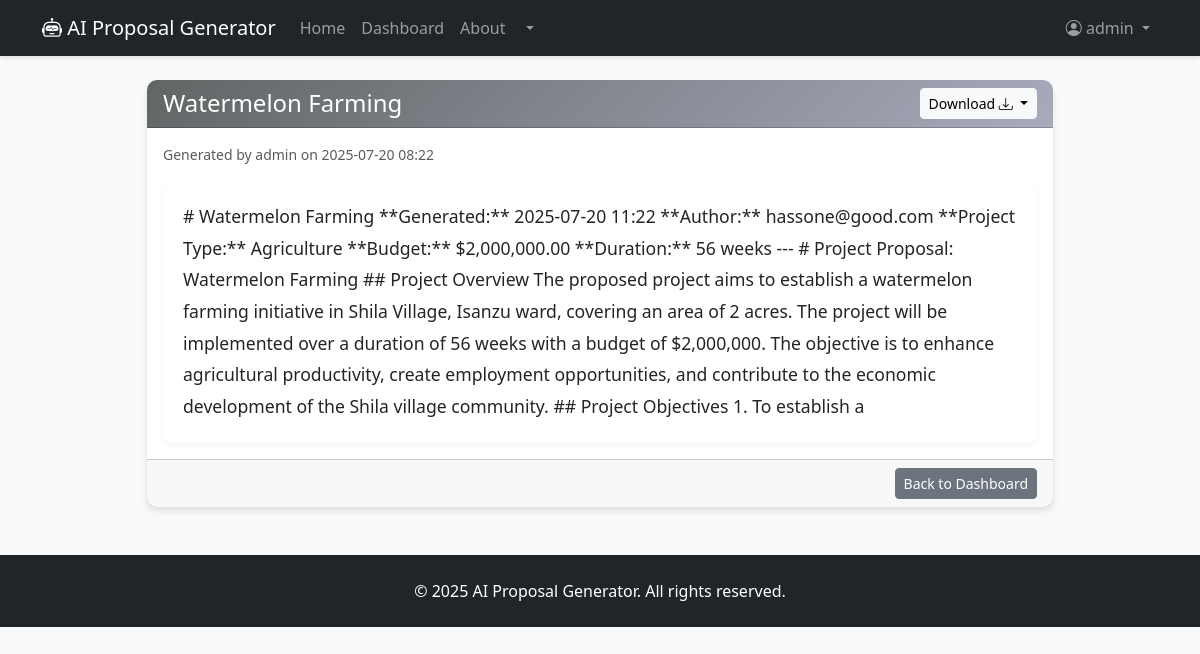
Page /proposal/8 (signed in) on the committed database.
### app/models.py (models this page shows, shortened)
class User(db.Model, UserMixin):
    id = db.Column(db.Integer, primary_key=True)
    username = db.Column(db.String(20), unique=True, nullable=False)
    email = db.Column(db.String(120), unique=True, nullable=False)
    password_hash = db.Column(db.String(128))
    proposals = db.relationship('Proposal', backref='author', lazy=True)

class Proposal(db.Model):
    id = db.Column(db.Integer, primary_key=True)
    title = db.Column(db.String(100), nullable=False)
    content = db.Column(db.Text, nullable=False)
    project_type = db.Column(db.String(50))
    generated_at = db.Column(db.DateTime, nullable=False, default=datetime.utcnow)
    user_id = db.Column(db.Integer, db.ForeignKey('user.id'), nullable=False)

### app/main/routes.py (the view)
@main_bp.route('/proposal/<int:proposal_id>')
@login_required
def view_proposal(proposal_id):
    proposal = Proposal.query.get_or_404(proposal_id)
    if proposal.user_id != current_user.id:
        flash('You are not authorized to view this proposal.', 'danger')
        return redirect(url_for('main.dashboard'))
    return render_template('main/proposal.html', proposal=proposal, datetime=datetime)

### app/models.py (called while the page is built)
@login_manager.user_loader
def load_user(user_id):
    return User.query.get(int(user_id))

### app/templates/main/proposal.html (shortened to what this page needs)
{% extends "main/base.html" %}
{% block content %}
<div class="container mt-4">
    <div class="row justify-content-center">
        <div class="col-lg-10">
            <div class="card">
                <div class="card-header d-flex justify-content-between align-items-center">
                    <h4 class="mb-0 text-white">{{ proposal.title }}</h4>
                    <div class="btn-group" role="group" aria-label="Download options">
                        <button type="button" class="btn btn-light btn-sm dropdown-toggle" data-bs-toggle="dropdown" aria-expanded="false">
                            Download <i class="bi bi-download"></i>
                        </button>
                    </div>
                </div>
                <div class="card-body">
                    <small class="text-muted d-block mb-3">Generated by {{ proposal.author.username }} on {{ moment(proposal.generated_at).format('YYYY-MM-DD HH:mm') }}</small>
                    <div class="proposal-content">
                        {{ proposal.content | safe }}
                    </div>
                </div>
                <div class="card-footer text-end">
                    <a href="{{ url_for('main.dashboard') }}" class="btn btn-secondary btn-sm">Back to Dashboard</a>
                </div>
            </div>
        </div>
    </div>
</div>
{% endblock %}

### app/templates/main/base.html (shortened to what this page needs)
<!DOCTYPE html>
<html lang="en">
<head>
    <link href="https://cdn.jsdelivr.net/npm/bootstrap@5.3.0/dist/css/bootstrap.min.css" rel="stylesheet">
    <link rel="stylesheet" href="https://cdn.jsdelivr.net/npm/bootstrap-icons@1.10.0/font/bootstrap-icons.css">
    <link rel="stylesheet" href="{{ url_for('static', filename='css/style.css') }}">
</head>
<body>
    <nav class="navbar navbar-expand-lg navbar-dark bg-dark mb-4">
        <div class="container">
            <a class="navbar-brand" href="{{ url_for('main.index') }}">
                <i class="bi bi-robot"></i> AI Proposal Generator
            </a>
            <div class="collapse navbar-collapse" id="navbarNav">
                <ul class="navbar-nav me-auto">
                    <li class="nav-item">
                        <a class="nav-link" href="{{ url_for('main.index') }}">Home</a>
                    </li>
                    <li class="nav-item">
                        <a class="nav-link" href="{{ url_for('main.dashboard') }}">Dashboard</a>
                    </li>
                    <li class="nav-item">
                        <a class="nav-link" href="{{ url_for('main.about') }}">About</a>
                    </li>
                    <li class="nav-item dropdown">
                        <a class="nav-link dropdown-toggle" href="#" data-bs-toggle="dropdown">
                        </a>
                    </li>
                </ul>
                <ul class="navbar-nav">
                    {% if current_user.is_authenticated %}
                    <li class="nav-item dropdown">
                        <a class="nav-link dropdown-toggle" href="#" id="navbarDropdown" role="button" data-bs-toggle="dropdown" aria-expanded="false">
                            <i class="bi bi-person-circle"></i> {{ current_user.username }}
                        </a>
                    </li>
                    {% endif %}
                </ul>
            </div>
        </div>
    </nav>
    <main class="container mb-5">
        {% block content %}{% endblock %}
    </main>
    <footer class="bg-dark text-white py-4 mt-5">
        <div class="container text-center">
            <p class="mb-0">&copy; {{ now.year }} AI Proposal Generator. All rights reserved.</p>
        </div>
    </footer>
</body>
</html>

### app/static/CSS/style.css (style rules this page uses)
body { font-family: 'Segoe UI', Tahoma, Geneva, Verdana, sans-serif; background-color: #f8f9fa; color: #212529; }
.navbar { box-shadow: 0 2px 4px rgba(0,0,0,.1); }
.card { border: none; border-radius: 10px; box-shadow: 0 4px 6px rgba(0,0,0,.1); transition: transform 0.3s ease; }
.card-header { border-radius: 10px 10px 0 0 !important; background: linear-gradient(135deg, #616565 0%, #a7abbc 100%); //background: linear-gradient(135deg, #667eea 0%, #764ba2 100%); color: white; }
.proposal-content { line-height: 1.8; font-size: 1.1rem; padding: 20px; background-color: #ffffff; border-radius: 8px; box-shadow: 0 2px 4px rgba(0,0,0,.05); }

### rows in the picture
User: username "admin", author.username "admin"
Proposal: title "Watermelon Farming", generated_at "2025-07-20 08:22", content "# Watermelon Farming **Generated:** 2025-07-20 11:22 **Author:** hassone@good.com **Project Type:** Agriculture **Budget:** $2,000,000.00 **Duration:** 56 weeks --- # Project Proposal: Watermelon Farming ## Project Overview The proposed project aims to establish a watermelon farming initiative in Shila Village, Isanzu ward, covering an area of 2 acres. The project will be implemented over a duration of 56 weeks with a budget of $2,000,000. The objective is to enhance agricultural productivity, create employment opportunities, and contribute to the economic development of the Shila village community. ## Project Objectives 1. To establish a"
